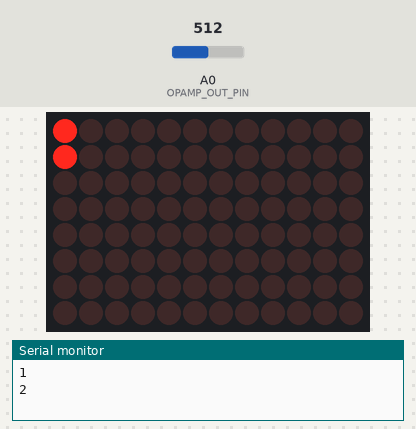
Recording of a sketch running on a simulated Arduino Uno R4 WiFi. Shown: 12×8 LED matrix, the last lines printed to the serial monitor. The test bench sets the inputs (shaded band); at power-on: A0 (OPAMP_OUT_PIN) = 512 (analog values on the 0–1023 scale).

Above: at 1.8 s.
1.9 s: A0 (OPAMP_OUT_PIN) set to 315
At 5.6 s:
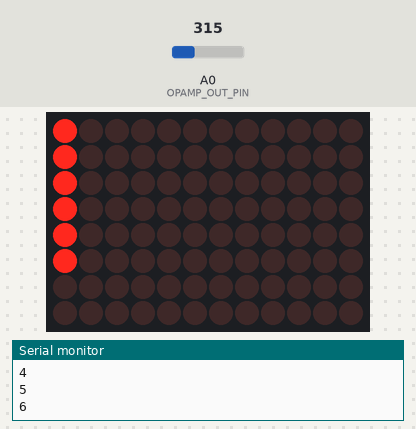
6.0 s: A0 (OPAMP_OUT_PIN) set to 287
7.5 s: A0 (OPAMP_OUT_PIN) set to 306
At 8.3 s:
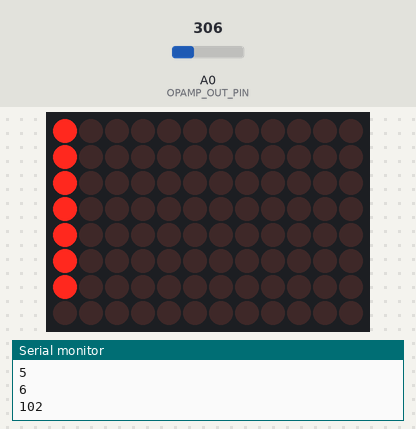
At 9.3 s:
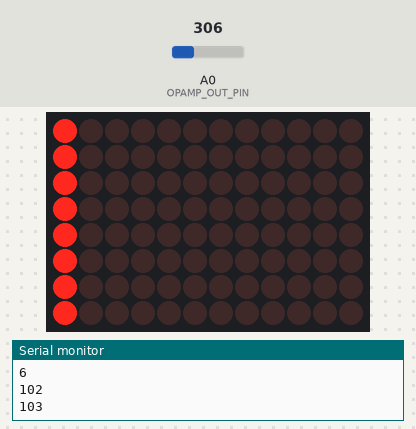
11.6 s: A0 (OPAMP_OUT_PIN) set to 245
13.1 s: A0 (OPAMP_OUT_PIN) set to 511
At 13.9 s:
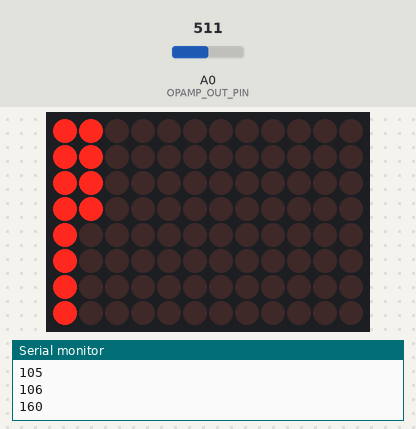
17.2 s: A0 (OPAMP_OUT_PIN) set to 122
Timing chart, 0 to 19.7 s (numbered marks = the images above; inputs shaded):
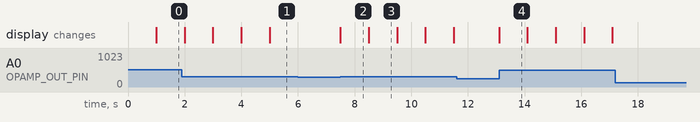

Measured:
- after the input at 6.0 s, every drawn part: stays the same
- after the input at 7.5 s, the display: changes at once (image 2)
- after the input at 11.6 s, every drawn part: stays the same
- after the input at 13.1 s, the display: changes at once (image 4)
- after the input at 17.2 s, every drawn part: stays the same
- what the display in image 2 shows lasts 1.0 s, from 7.5 s to 8.5 s

The sketch:

elettroNoise.ino
```cpp
// Coded by Pietro Squilla
// Il presente sketch monitora il rumore elettromagnetico e lo sfrutta per generare byte casuali
#include "Arduino_LED_Matrix.h"

// per estrarre il rumore
const int OPAMP_OUT_PIN = A0;
const int SOGLIA_RUMORE = 300;  // valore da 0 a 1023
int counter = 0;
int noiseValue = 0;

// per plot sulla matrice di led
ArduinoLEDMatrix matrix;
int i, j = 0;
bool stop = false;
uint8_t frame[8][12] = {
  {0,0,0,0,0,0,0,0,0,0,0,0},
  {0,0,0,0,0,0,0,0,0,0,0,0},
  {0,0,0,0,0,0,0,0,0,0,0,0},
  {0,0,0,0,0,0,0,0,0,0,0,0},
  {0,0,0,0,0,0,0,0,0,0,0,0},
  {0,0,0,0,0,0,0,0,0,0,0,0},
  {0,0,0,0,0,0,0,0,0,0,0,0},
  {0,0,0,0,0,0,0,0,0,0,0,0}
};

void setup(){
  Serial.begin(9600);
  matrix.begin();

  // risoluzione dell'opamp a 10 bit (valori da 0 a 1023)
  analogReadResolution(10);
}

// funzione per leggere il rumore elettronico
int generateNoise(){
  return analogRead(OPAMP_OUT_PIN);
}

void loop(){
  noiseValue = generateNoise();
  //Serial.println((String)"noise: " + noiseValue); // print di debug per calibrare la soglia

  // incrementa la variabile aleatoria
  counter++;
  if(counter > 255){
    counter = 0;
  }

  // se il rumore supera la soglia leggi la variabile
  if(noiseValue > SOGLIA_RUMORE){
    Serial.println(counter);

    // controllo matrice di led per monitorare senza seriale
    if(!stop){
      frame[i][j] = 1;
      matrix.renderBitmap(frame, 8, 12);
      // conta i numeri trovati sulla matrice di led
      i++;
      if(i >= 8){
        j++;
        i = 0;
      }
    }

    // se sono finiti i led non aggiornare più la matrice
    if(j >= 12){
      stop = true;
    }

    delay(1000);
  }

  //delay(100);
}
```
